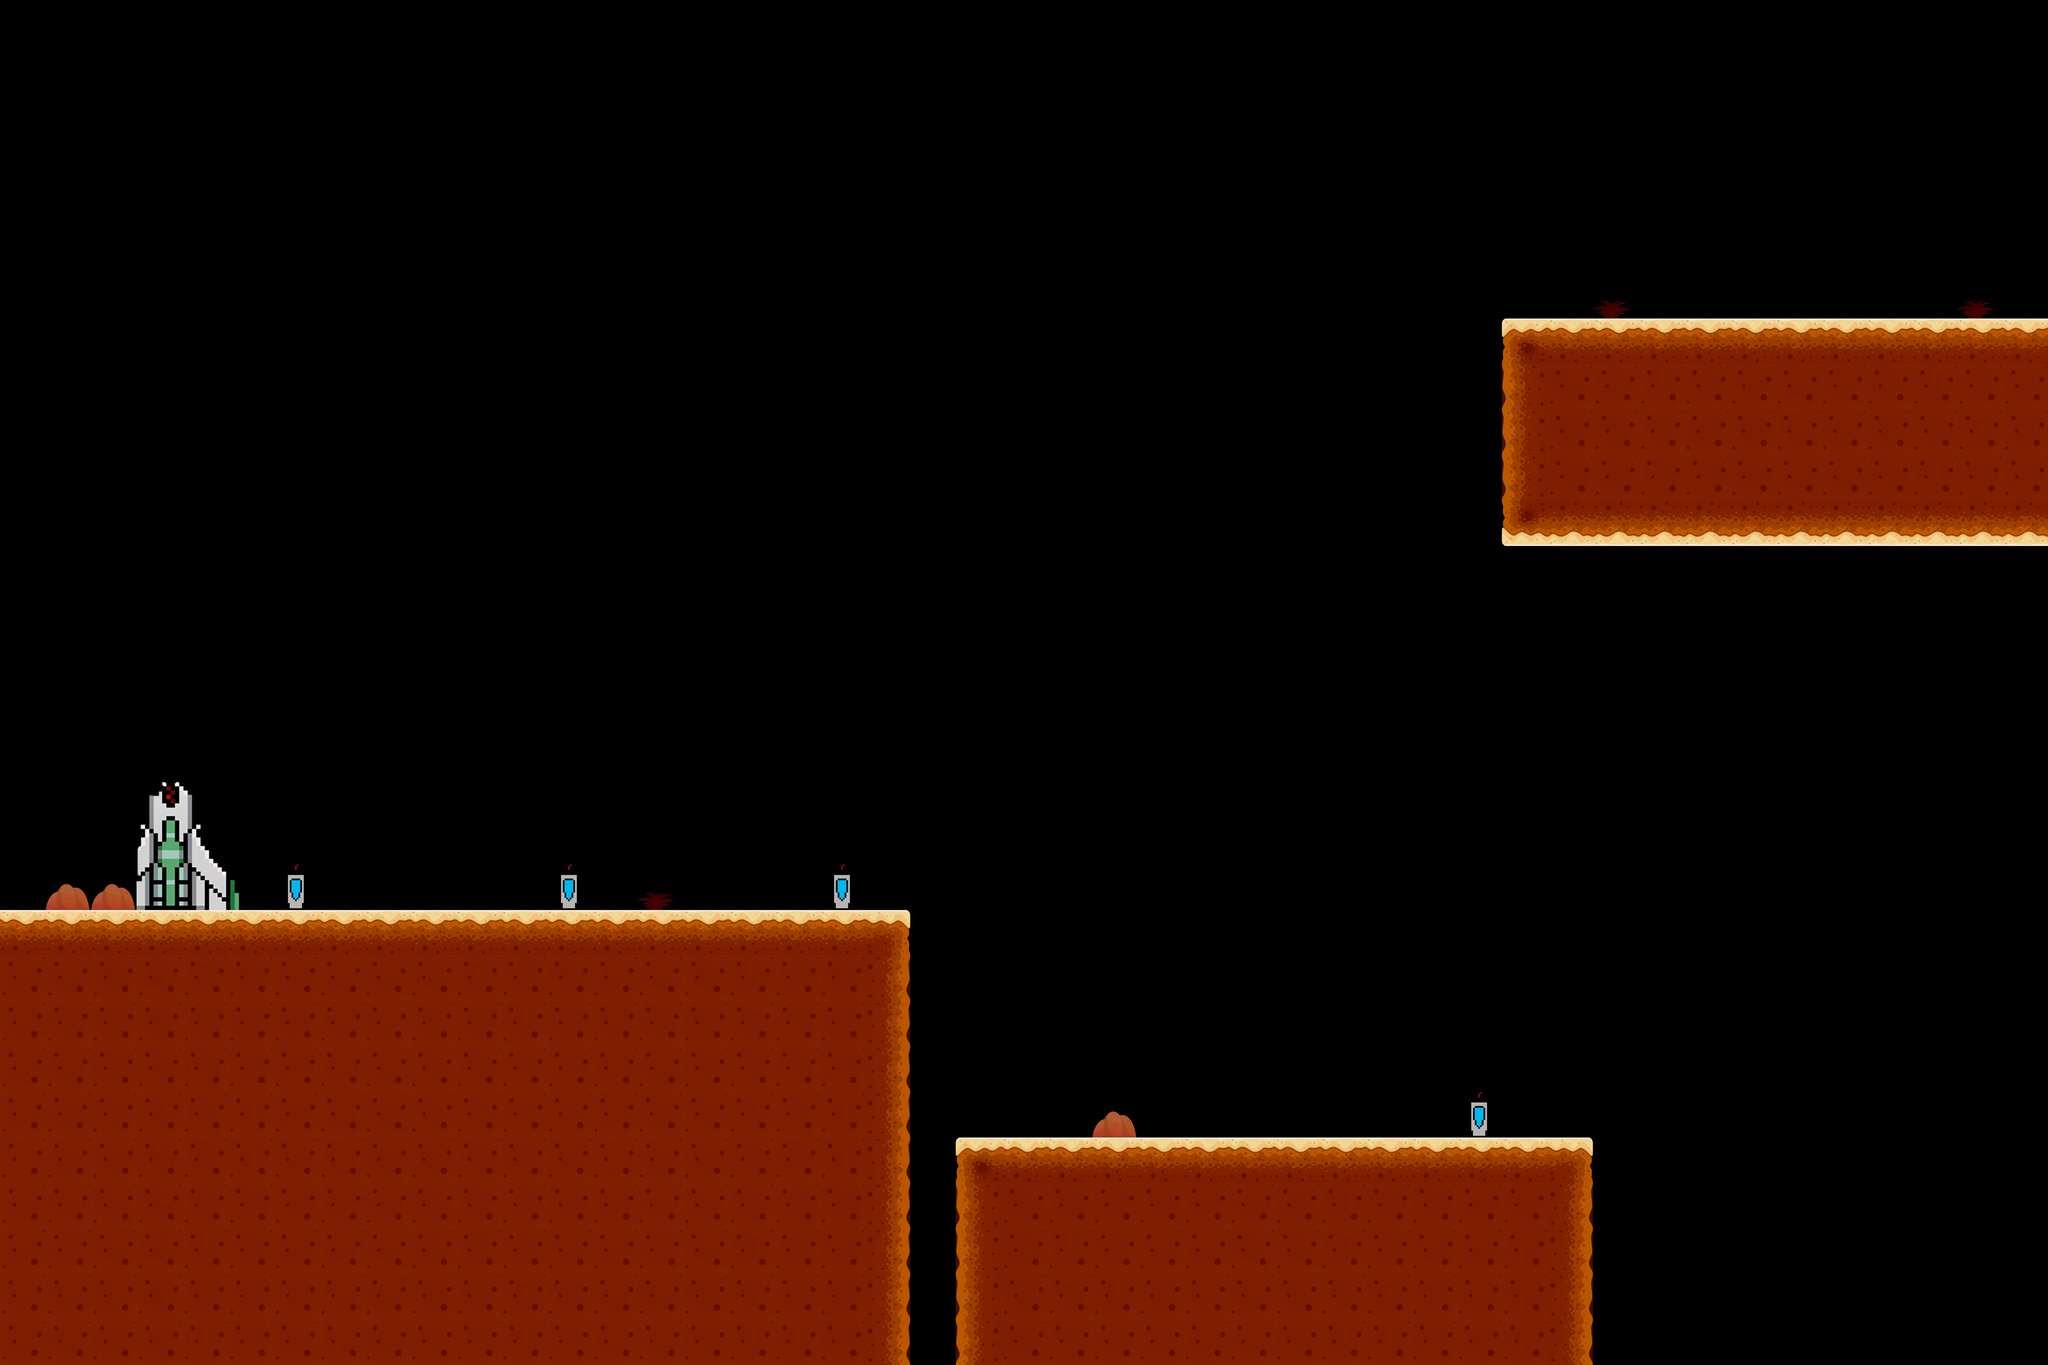

The image is a tile-based game level rendered from a .tmx file. Its description and source (layers, tilesets, objects; grid data summarised) follow:
An orthogonal 45x30 tile map with 128x128 px tiles, 2 tile layers (Sol, Objets), 16 tilesets and 1 object.

<map version="1.10" tiledversion="1.10.2" orientation="orthogonal" renderorder="right-down" width="45" height="30" tilewidth="128" tileheight="128" infinite="0" nextlayerid="5" nextobjectid="15">
 <tileset firstgid="1" name="Rbackground" tilewidth="854" tileheight="645" tilecount="1" columns="1">
  <image source="Rpng/Rbackground.png" width="854" height="645" />
 </tileset>
 <tileset firstgid="2" name="1" tilewidth="128" tileheight="128" tilecount="1" columns="1">
  <image source="Rpng/Tile/1.png" width="128" height="128" />
 </tileset>
 <tileset firstgid="3" name="2" tilewidth="128" tileheight="128" tilecount="1" columns="1">
  <image source="Rpng/Tile/2.png" width="128" height="128" />
 </tileset>
 <tileset firstgid="4" name="3" tilewidth="128" tileheight="128" tilecount="1" columns="1">
  <image source="Rpng/Tile/3.png" width="128" height="128" />
 </tileset>
 <tileset firstgid="5" name="1R" tilewidth="128" tileheight="128" tilecount="1" columns="1">
  <image source="Rpng/Tile/1R.png" width="128" height="128" />
 </tileset>
 <tileset firstgid="6" name="2R" tilewidth="128" tileheight="128" tilecount="1" columns="1">
  <image source="Rpng/Tile/2R.png" width="128" height="128" />
 </tileset>
 <tileset firstgid="7" name="3R" tilewidth="128" tileheight="128" tilecount="1" columns="1">
  <image source="Rpng/Tile/3R.png" width="128" height="128" />
 </tileset>
 <tileset firstgid="8" name="4" tilewidth="128" tileheight="128" tilecount="1" columns="1">
  <image source="Rpng/Tile/4.png" width="128" height="128" />
 </tileset>
 <tileset firstgid="9" name="5" tilewidth="128" tileheight="128" tilecount="1" columns="1">
  <image source="Rpng/Tile/5.png" width="128" height="128" />
 </tileset>
 <tileset firstgid="10" name="6" tilewidth="128" tileheight="128" tilecount="1" columns="1">
  <image source="Rpng/Tile/6.png" width="128" height="128" />
 </tileset>
 <tileset firstgid="11" name="rocket" tilewidth="100" tileheight="120" tilecount="9" columns="3">
  <image source="Rpng/rocket.png" width="300" height="360" />
 </tileset>
 <tileset firstgid="20" name="rocket" tilewidth="128" tileheight="128" tilecount="4" columns="2">
  <image source="Rpng/rocket.png" width="300" height="360" />
 </tileset>
 <tileset firstgid="24" name="rocket" tilewidth="300" tileheight="360" tilecount="1" columns="1">
  <image source="Rpng/rocket.png" width="300" height="360" />
 </tileset>
 <tileset firstgid="25" name="pixil-frame-0_1" tilewidth="128" tileheight="128" tilecount="1" columns="1">
  <image source="Rpng/pixil-frame-0_1.png" width="128" height="128" />
 </tileset>
 <tileset firstgid="26" name="Grass_1R" tilewidth="102" tileheight="50" tilecount="1" columns="1">
  <image source="Rpng/Objects/Grass_1R.png" width="102" height="50" />
 </tileset>
 <tileset firstgid="27" name="StoneR" tilewidth="124" tileheight="73" tilecount="1" columns="1">
  <image source="Rpng/Objects/StoneR.png" width="124" height="73" />
 </tileset>
 <objectgroup id="3" name="Fond">
  <object id="14" gid="1" x="-51" y="3923" width="5878" height="3989" />
 </objectgroup>
 <layer id="1" name="Sol" width="45" height="30">
  <data>[1350 cells, 336 non-empty, 10 distinct tile ids]</data>
 </layer>
 <layer id="4" name="Objets" width="45" height="30">
  <data>[1350 cells, 5 non-empty, 2 distinct tile ids]</data>
 </layer>
</map>